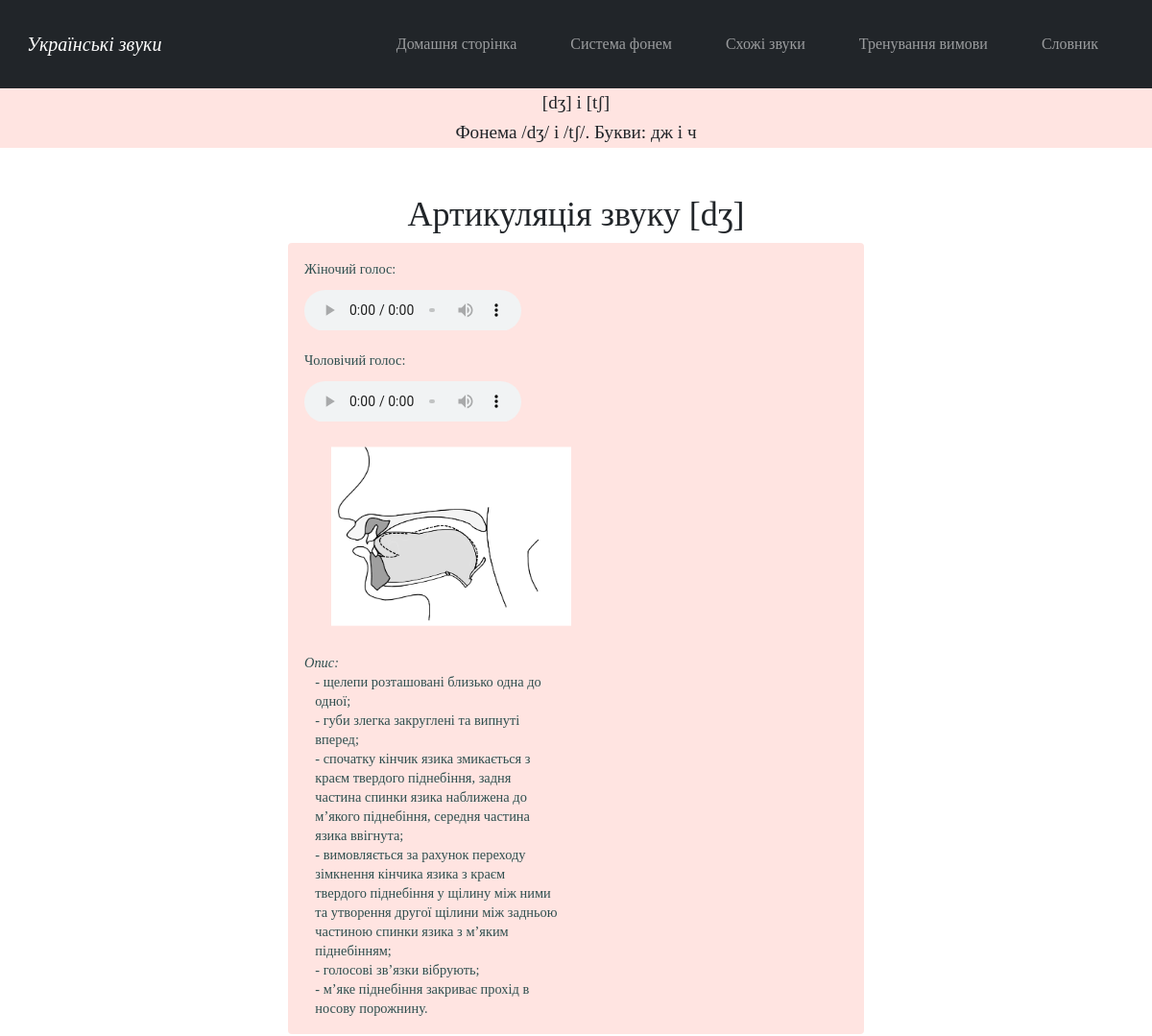
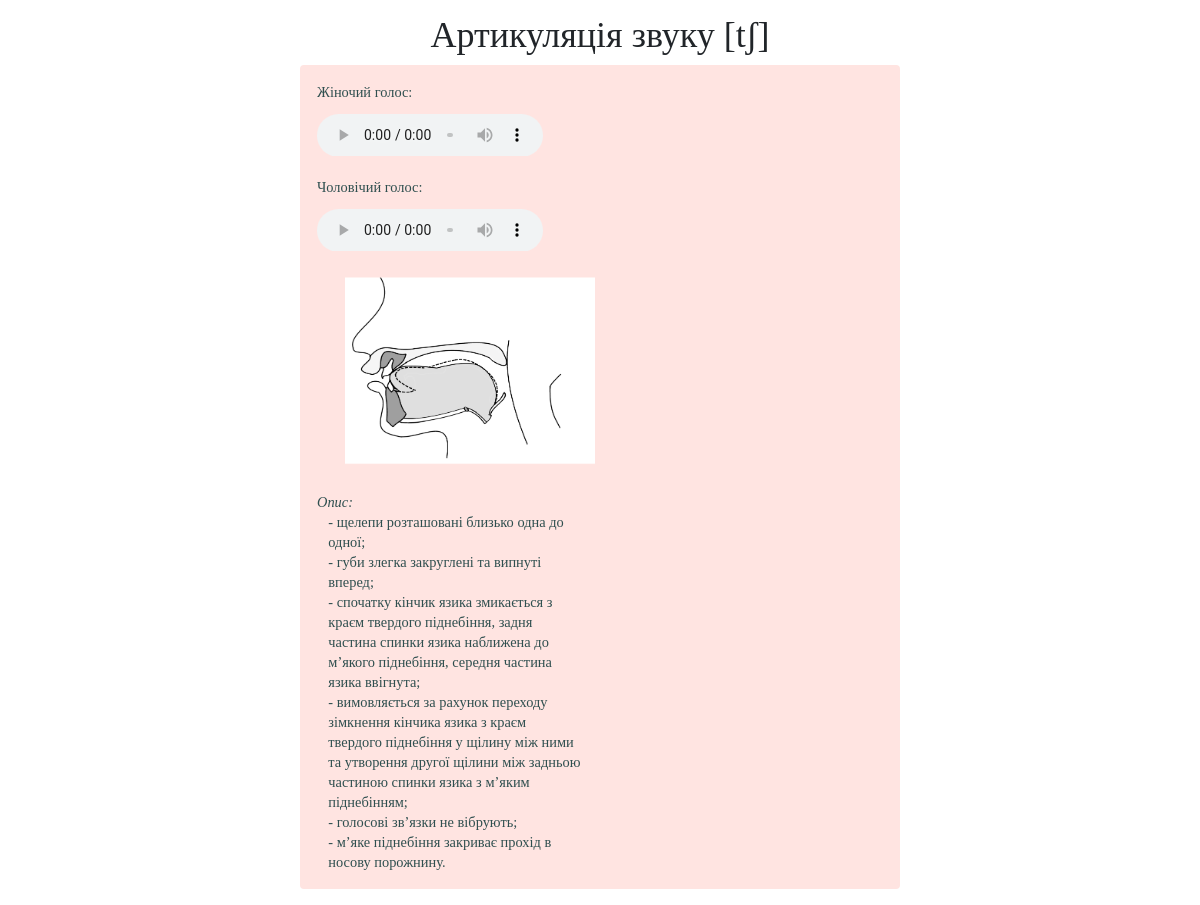
Page /sound_dʒ_tʃ on the committed database (2 pictures, top to bottom).
### main/models.py (models this page shows)
class InformationAboutConsonants(models.Model):
    id = models.AutoField('id', primary_key=True)
    sound = models.CharField('звук', max_length=6)
    place_of_articulation = models.TextField('місце артикуляції', default='')
    way_of_articulation = models.TextField('спосіб артикуляції', default='')
    palatalization = models.TextField('ступінь палаталізації', default='')
    description = models.TextField('опис вимови')
    eng_description = models.TextField('англ. опис вимови', default='')
    image = models.ImageField('ілюстрація вимови', upload_to="media")
    audio = models.FileField(upload_to='documents/', default='')
    male_audio = models.FileField(upload_to='documents/', default='')

### main/views.py (called while the page is built)
def sound_dʒ_tʃ(request):
    information = InformationAboutConsonants.objects.filter(sound__contains='dʒ')
    information2 = InformationAboutConsonants.objects.filter(sound__contains='tʃ')
    return render(request, 'main/sound_dzh_tsh.html', {'information': information, 'information2': information2})

### main/templates/main/sound_dzh_tsh.html
{% extends 'main/pattern_for_consonants.html' %}
{% load static %}
{% block sound %}[dʒ] i [tʃ]{% endblock %}
{% block phoneme %}/dʒ/ i /tʃ/{% endblock %}
{% block letter %}дж i ч{% endblock %}

### main/templates/main/pattern_for_consonants.html (shortened to what this page needs)
{% extends 'main/pattern.html' %}
{% load i18n %}
{% load static %}
{% block stylesheet %}<link rel="stylesheet" href="{% static 'main/css/pattern_separate_sounds.css' %}">{% endblock %}
{% block content %}
<main>
    <div class="header">
        <h2>{% block sound %}{% endblock %}</h2>
         <h3>{% translate "Phoneme" %} {% block phoneme %}{% endblock %}.
            {% translate "Letters:" %} {% block letter %}{% endblock %}</h3>
    </div>
    <div class="main_content">
        {% get_current_language as LANGUAGE_CODE %}
        {% for el in information%}
        <h3>{% translate "Articulation of the sound" %} {{el.sound}}</h3>
            <div class="alert alert-custom  fade in alert-dismissable show mt-2">
                <figure><figcaption>{% translate "Жіночий голос:" %}</figcaption>
                    <audio controls src={{el.audio.url}}>
                    </audio>
                </figure>
                <figure><figcaption>{% translate "Чоловічий голос:" %}</figcaption>
                    <audio controls src={{el.male_audio.url}}>
                    </audio>
                </figure>
                <img src={{el.image.url}} alt="Звук">
                <p class="examples" id="examples">{% block examples %}{% endblock %}<br></p>
                <p><i>{% translate "Description:" %}</i></p>
                {% if LANGUAGE_CODE == "uk" %}
                    <p class = "description" id="description">{{el.description}}</p>
                {%else%}
                    <p class = "description" id="description1.2">{{el.eng_description}}</p>
                {%endif%}
            </div>
        {%endfor%}
        {% for el in information2%}
        <h3>{% translate "Articulation of the sound" %} {{el.sound}}</h3>
            <div class="alert alert-custom  fade in alert-dismissable show mt-2">
                <figure><figcaption>{% translate "Жіночий голос:" %}</figcaption>
                    <audio controls src={{el.audio.url}}>
                    </audio>
                </figure>
                <figure><figcaption>{% translate "Чоловічий голос:" %}</figcaption>
                    <audio controls src={{el.male_audio.url}}>
                    </audio>
                </figure>
                <img src={{el.image.url}} alt="Звук">
                <p class="examples" id="examples2">{% block examples2 %}{% endblock %}<br></p>
                <p><i>{% translate "Description:" %}</i></p>
                {% if LANGUAGE_CODE == "uk" %}
                    <p class = "description" id="description2">{{el.description}}</p>
                {%else%}
                    <p class = "description" id="description2.2">{{el.eng_description}}</p>
                {%endif%}
            </div>
        {%endfor%}
    </div>
</main>
{% endblock %}

### main/static/main/css/pattern.css (style rules this page uses)
body { background: white; font-family: Garamond, Baskerville, "Baskerville Old Face", "Hoefler Text", "Times New Roman", serif; font-style: normal; font-variant: normal; font-weight: 400; line-height: 20px; }

### main/static/main/css/pattern_separate_sounds.css (style rules this page uses)
.header { text-align: center; background: #FFE4E1; width: 100%; height: 4em; padding-top: .3em; }
.header > h2, h3 { text-align: center; font-size: 1.2em; }
.main_content { margin-top: 4vw; font-size: .9em; margin-left: auto; margin-right: auto; }
.main_content > h3 { text-align: center; font-size: 3vw; }
.main_content img { margin-left: 5%; margin-bottom: 20px; width:250px; height:200px; }
.main_content p { white-space: pre-line; font-size: 1em; }
.alert-custom { background-color:#FFE4E1; color:#2F4F4F; }
.alert-custom > p { margin-bottom:0px; }
@media screen and (min-width:601px) { .header { margin-top: 50px; } }
@media screen and (min-width:601px) { .main_content { width: 80%; } }
@media screen and (min-width:601px) { .alert-custom { background-color: ; } }
@media screen and (min-width:601px) { audio { width: 50%; padding-top:2%; } }
@media screen and (min-width:768px) { .header { margin-top: 110px; } }
@media screen and (min-width:768px) { .alert-custom { background-color: ; } }
@media screen and (min-width:768px) { audio { width: 40%; } }
@media screen and (min-width:768px) { .examples { float: right; width: 45%; } }
@media screen and (min-width:768px) { .description { width: 45%; margin-left:2%; } }
@media screen and (min-width:980px) { .header { margin-top: 90px; } }
@media screen and (min-width:980px) { .main_content { width: 65%; } }
@media screen and (min-width:980px) { .alert-custom { background-color: ; } }
@media screen and (min-width:980px) { audio { width: 40%; } }
@media screen and (min-width:1200px) { .main_content { width: 50%; } }
@media screen and (min-width:1200px) { .alert-custom { background-color:; } }

### rows in the picture
InformationAboutConsonants: sound "[dʒ]", image (picture), description "- щелепи розташовані близько одна до одної; - губи злегка закруглені та випнуті вперед; - спочатку кінчик язика змикається з краєм твердого піднебіння, задня частина спинки язика наближена до м’якого піднебіння, середня частина язика ввігнута; - вимовляється за рахунок переходу зімкнення кінчика язика з краєм твердого піднебіння у щілину між ними та утворення другої щілини між задньою частиною спинки язика з м’яким піднебінням; - голосові зв’язки вібрують; - м’яке піднебіння закриває прохід в носову порожнину."
InformationAboutConsonants: sound "[tʃ]", image (picture), description "- щелепи розташовані близько одна до одної; - губи злегка закруглені та випнуті вперед; - спочатку кінчик язика змикається з краєм твердого піднебіння, задня частина спинки язика наближена до м’якого піднебіння, середня частина язика ввігнута; - вимовляється за рахунок переходу зімкнення кінчика язика з краєм твердого піднебіння у щілину між ними та утворення другої щілини між задньою частиною спинки язика з м’яким піднебінням; - голосові зв’язки не вібрують; - м’яке піднебіння закриває прохід в носову порожнину."
